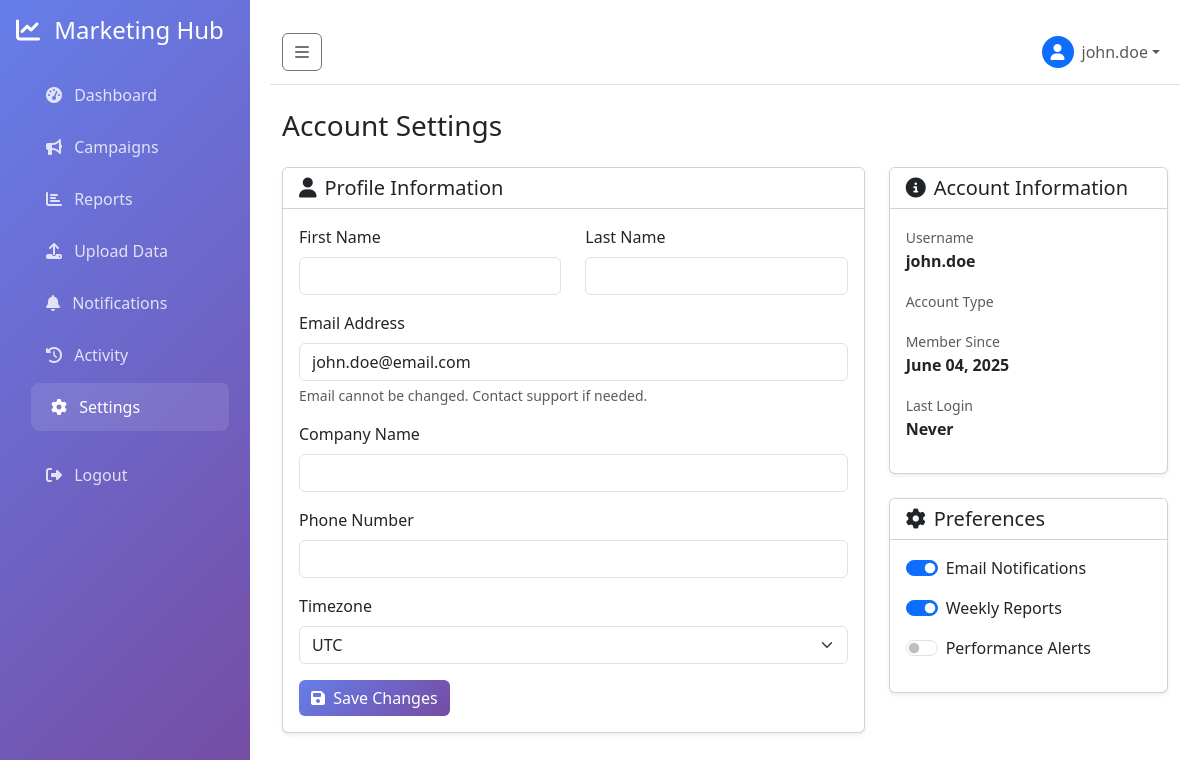
The app's page /settings (signed in) with its own data.
### models.py (models this page shows, shortened)
class User(UserMixin, db.Model):
    __tablename__ = 'users'
    id = db.Column(db.Integer, primary_key=True)
    username = db.Column(db.String(80), unique=True, nullable=False)
    email = db.Column(db.String(120), unique=True, nullable=False)
    password_hash = db.Column(db.String(256), nullable=False)
    first_name = db.Column(db.String(50), nullable=True)
    last_name = db.Column(db.String(50), nullable=True)
    company_name = db.Column(db.String(100), nullable=True)
    created_at = db.Column(db.DateTime, default=datetime.utcnow)
    campaigns = db.relationship('Campaign', backref='client', lazy=True)
    def get_full_name(self):
        if self.first_name and self.last_name:
            return f"{self.first_name} {self.last_name}"
        return self.username

### routes.py (the view)
@app.route('/settings')
@login_required
def account_settings():
    log_activity('settings_view', 'Viewed account settings')
    return render_template('settings.html')

### app.py (called while the page is built)
@login_manager.user_loader
def load_user(user_id):
    from models import User
    return User.query.get(int(user_id))

### routes.py (called while the page is built)
def log_activity(action, description=None):
    if current_user.is_authenticated:
        log = ActivityLog(
            user_id=current_user.id,
            action=action,
            description=description,
            ip_address=request.remote_addr,
            user_agent=request.headers.get('User-Agent')
        )
        db.session.add(log)
        db.session.commit()

### templates/settings.html (shortened to what this page needs)
{% extends "base.html" %}
{% block content %}
<div class="container-fluid">
    <div class="row">
        <div class="col-12">
            <div class="d-flex justify-content-between align-items-center mb-4">
                <h1 class="h3 mb-0">Account Settings</h1>
            </div>
        </div>
    </div>
    <div class="row">
        <div class="col-lg-8">
            <div class="card shadow-sm">
                <div class="card-header bg-white">
                    <h5 class="card-title mb-0">
                        <i class="fas fa-user me-2"></i>Profile Information
                    </h5>
                </div>
                <div class="card-body">
                    <form method="POST" action="{{ url_for('update_settings') }}">
                        <div class="row">
                            <div class="col-md-6 mb-3">
                                <label for="first_name" class="form-label">First Name</label>
                                <input type="text" class="form-control" id="first_name" name="first_name"
                                       value="{{ current_user.first_name or '' }}">
                            </div>
                            <div class="col-md-6 mb-3">
                                <label for="last_name" class="form-label">Last Name</label>
                                <input type="text" class="form-control" id="last_name" name="last_name"
                                       value="{{ current_user.last_name or '' }}">
                            </div>
                        </div>
                        <div class="mb-3">
                            <label for="email" class="form-label">Email Address</label>
                            <input type="email" class="form-control" id="email" name="email"
                                   value="{{ current_user.email }}" readonly>
                            <div class="form-text">Email cannot be changed. Contact support if needed.</div>
                        </div>
                        <div class="mb-3">
                            <label for="company_name" class="form-label">Company Name</label>
                            <input type="text" class="form-control" id="company_name" name="company_name"
                                   value="{{ current_user.company_name or '' }}">
                        </div>
                        <div class="mb-3">
                            <label for="phone" class="form-label">Phone Number</label>
                            <input type="tel" class="form-control" id="phone" name="phone"
                                   value="{{ current_user.phone or '' }}">
                        </div>
                        <div class="mb-3">
                            <label for="timezone" class="form-label">Timezone</label>
                            <select class="form-select" id="timezone" name="timezone">
                                <option value="UTC" {% if current_user.timezone == 'UTC' %}selected{% endif %}>UTC</option>
                            </select>
                        </div>
                        <button type="submit" class="btn btn-primary">
                            <i class="fas fa-save me-1"></i> Save Changes
                        </button>
                    </form>
                </div>
            </div>
        </div>
        <div class="col-lg-4">
            <div class="card shadow-sm mb-4">
                <div class="card-header bg-white">
                    <h5 class="card-title mb-0">
                        <i class="fas fa-info-circle me-2"></i>Account Information
                    </h5>
                </div>
                <div class="card-body">
                    <div class="mb-3">
                        <small class="text-muted">Username</small>
                        <div class="fw-bold">{{ current_user.username }}</div>
                    </div>
                    <div class="mb-3">
                        <small class="text-muted">Account Type</small>
                    </div>
                    <div class="mb-3">
                        <small class="text-muted">Member Since</small>
                        <div class="fw-bold">{{ current_user.created_at.strftime('%B %d, %Y') }}</div>
                    </div>
                    <div class="mb-3">
                        <small class="text-muted">Last Login</small>
                        <div class="fw-bold">
                            {% if current_user.last_login %}
                                {{ current_user.last_login.strftime('%B %d, %Y at %I:%M %p') }}
                            {% else %}
                                Never
                            {% endif %}
                        </div>
                    </div>
                </div>
            </div>
            <div class="card shadow-sm">
                <div class="card-header bg-white">
                    <h5 class="card-title mb-0">
                        <i class="fas fa-cog me-2"></i>Preferences
                    </h5>
                </div>
                <div class="card-body">
                    <div class="form-check form-switch mb-3">
                        <input class="form-check-input" type="checkbox" id="emailNotifications" checked>
                        <label class="form-check-label" for="emailNotifications">
                            Email Notifications
                        </label>
                    </div>
                    <div class="form-check form-switch mb-3">
                        <input class="form-check-input" type="checkbox" id="weeklyReports" checked>
                        <label class="form-check-label" for="weeklyReports">
                            Weekly Reports
                        </label>
                    </div>
                    <div class="form-check form-switch mb-3">
                        <input class="form-check-input" type="checkbox" id="performanceAlerts">
                        <label class="form-check-label" for="performanceAlerts">
                            Performance Alerts
                        </label>
                    </div>
                </div>
            </div>
        </div>
    </div>
</div>
{% endblock %}

### templates/base.html (shortened to what this page needs)
<!DOCTYPE html>
<html lang="en">
<head>
    <link href="https://cdn.jsdelivr.net/npm/bootstrap@5.3.0/dist/css/bootstrap.min.css" rel="stylesheet">
    <link href="https://cdnjs.cloudflare.com/ajax/libs/font-awesome/6.4.0/css/all.min.css" rel="stylesheet">
</head>
<body>
    <nav class="sidebar" id="sidebar">
        <div class="p-3">
            <h4 class="text-white mb-4">
                <i class="fas fa-chart-line me-2"></i>
                <span class="sidebar-text">Marketing Hub</span>
            </h4>
            <ul class="nav flex-column">
                <li class="nav-item">
                    <a class="nav-link {% if request.endpoint == 'dashboard' %}active{% endif %}" href="{{ url_for('dashboard') }}">
                        <i class="fas fa-tachometer-alt me-2"></i>
                        <span class="sidebar-text">Dashboard</span>
                    </a>
                </li>
                <li class="nav-item">
                    <a class="nav-link {% if request.endpoint == 'campaigns' %}active{% endif %}" href="{{ url_for('campaigns') }}">
                        <i class="fas fa-bullhorn me-2"></i>
                        <span class="sidebar-text">Campaigns</span>
                    </a>
                </li>
                <li class="nav-item">
                    <a class="nav-link {% if request.endpoint == 'reports' %}active{% endif %}" href="{{ url_for('reports') }}">
                        <i class="fas fa-chart-bar me-2"></i>
                        <span class="sidebar-text">Reports</span>
                    </a>
                </li>
                <li class="nav-item">
                    <a class="nav-link {% if request.endpoint == 'upload_csv' %}active{% endif %}" href="{{ url_for('upload_csv') }}">
                        <i class="fas fa-upload me-2"></i>
                        <span class="sidebar-text">Upload Data</span>
                    </a>
                </li>
                <li class="nav-item">
                    <a class="nav-link {% if request.endpoint == 'notifications' %}active{% endif %}" href="{{ url_for('notifications') }}">
                        <i class="fas fa-bell me-2"></i>
                        <span class="sidebar-text">Notifications</span>
                    </a>
                </li>
                <li class="nav-item">
                    <a class="nav-link {% if request.endpoint == 'activity_log' %}active{% endif %}" href="{{ url_for('activity_log') }}">
                        <i class="fas fa-history me-2"></i>
                        <span class="sidebar-text">Activity</span>
                    </a>
                </li>
                <li class="nav-item">
                    <a class="nav-link {% if request.endpoint == 'account_settings' %}active{% endif %}" href="{{ url_for('account_settings') }}">
                        <i class="fas fa-cog me-2"></i>
                        <span class="sidebar-text">Settings</span>
                    </a>
                </li>
                <li class="nav-item mt-3">
                    <a class="nav-link" href="{{ url_for('auth.logout') }}">
                        <i class="fas fa-sign-out-alt me-2"></i>
                        <span class="sidebar-text">Logout</span>
                    </a>
                </li>
            </ul>
        </div>
    </nav>
    <div class="content-wrapper" id="content">
        <nav class="navbar navbar-expand-lg navbar-light bg-white border-bottom mb-4">
            <div class="container-fluid">
                <button class="btn btn-outline-secondary me-3" id="sidebarToggle" type="button">
                    <i class="fas fa-bars"></i>
                </button>
                <div class="navbar-nav ms-auto">
                    <div class="nav-item dropdown">
                        <a class="nav-link dropdown-toggle d-flex align-items-center" href="#" id="userDropdown" role="button" data-bs-toggle="dropdown">
                            <div class="bg-primary rounded-circle me-2 d-flex align-items-center justify-content-center" style="width: 32px; height: 32px;">
                                <i class="fas fa-user text-white"></i>
                            </div>
                            <span>{{ current_user.get_full_name() if current_user.is_authenticated else 'Guest' }}</span>
                        </a>
                    </div>
                </div>
            </div>
        </nav>
        {% block content %}{% endblock %}
    </div>
</body>
</html>

### templates/base.html (style rules this page uses)
.sidebar { background: linear-gradient(135deg, #667eea 0%, #764ba2 100%); min-height: 100vh; position: fixed; top: 0; left: 0; width: 250px; z-index: 1000; transition: all 0.3s; }
.sidebar .nav-link { color: rgba(255, 255, 255, 0.8); padding: 12px 20px; border-radius: 8px; margin: 2px 10px; transition: all 0.3s; }
.sidebar .nav-link:hover, .sidebar .nav-link.active { background: rgba(255, 255, 255, 0.1); color: white; transform: translateX(5px); }
.content-wrapper { margin-left: 250px; padding: 20px; transition: all 0.3s; }
.btn-primary { background: linear-gradient(135deg, #667eea 0%, #764ba2 100%); border: none; }

### records on screen
User: first_name+username "john.doe", email "john.doe@email.com", username "john.doe", created_at "June 04, 2025"
